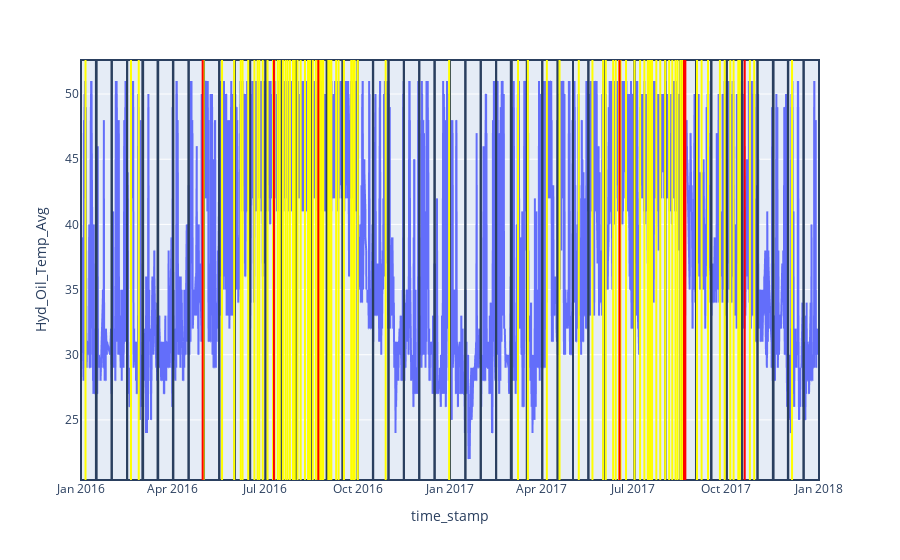

Source (notebook cell):
### Code cell
figures['T07']

### Figure 1 — Plotly figure (JSON) as saved in the notebook; plotly's stock layout.template omitted (floating-point values rounded to 4 significant figures; data arrays with more than 128 entries replaced by an {"elided": "..."} marker saying what was removed)
{"data": [{"hovertemplate": "time_stamp=%{x}<br>Hyd_Oil_Temp_Avg=%{y}<extra></extra>", "legendgroup": "", "line": {"color": "#636efa", "dash": "solid"}, "marker": {"symbol": "circle"}, "mode": "lines", "name": "", "showlegend": false, "type": "scattergl", "x": {"elided": "57541 str values"}, "xaxis": "x", "y": {"elided": "57541 int values"}, "yaxis": "y"}], "layout": {"legend": {"tracegroupgap": 0}, "margin": {"t": 60}, "shapes": [{"type": "rect", "x0": "2016-01-01T00:40:00+00:00", "x1": "2016-01-15T19:20:00+00:00", "xref": "x", "y0": 0, "y1": 1, "yref": "y domain"}, {"type": "rect", "x0": "2016-01-16T12:30:00+00:00", "x1": "2016-01-31T07:50:00+00:00", "xref": "x", "y0": 0, "y1": 1, "yref": "y domain"}, {"type": "rect", "x0": "2016-01-31T14:00:00+00:00", "x1": "2016-02-15T16:40:00+00:00", "xref": "x", "y0": 0, "y1": 1, "yref": "y domain"}, {"type": "rect", "x0": "2016-02-15T17:30:00+00:00", "x1": "2016-03-01T19:10:00+00:00", "xref": "x", "y0": 0, "y1": 1, "yref": "y domain"}, {"type": "rect", "x0": "2016-03-02T13:50:00+00:00", "x1": "2016-03-16T20:20:00+00:00", "xref": "x", "y0": 0, "y1": 1, "yref": "y domain"}, {"type": "rect", "x0": "2016-03-17T12:00:00+00:00", "x1": "2016-04-01T01:40:00+00:00", "xref": "x", "y0": 0, "y1": 1, "yref": "y domain"}, {"type": "rect", "x0": "2016-04-01T12:20:00+00:00", "x1": "2016-04-16T15:00:00+00:00", "xref": "x", "y0": 0, "y1": 1, "yref": "y domain"}, {"type": "rect", "x0": "2016-04-16T15:10:00+00:00", "x1": "2016-05-01T20:30:00+00:00", "xref": "x", "y0": 0, "y1": 1, "yref": "y domain"}, {"type": "rect", "x0": "2016-05-01T20:40:00+00:00", "x1": "2016-05-16T19:50:00+00:00", "xref": "x", "y0": 0, "y1": 1, "yref": "y domain"}, {"type": "rect", "x0": "2016-05-17T02:10:00+00:00", "x1": "2016-06-01T07:20:00+00:00", "xref": "x", "y0": 0, "y1": 1, "yref": "y domain"}, {"type": "rect", "x0": "2016-06-01T07:30:00+00:00", "x1": "2016-06-16T12:50:00+00:00", "xref": "x", "y0": 0, "y1": 1, "yref": "y domain"}, {"type": "rect", "x0": "2016-06-16T13:00:00+00:00", "x1": "2016-07-01T18:20:00+00:00", "xref": "x", "y0": 0, "y1": 1, "yref": "y domain"}, {"type": "rect", "x0": "2016-07-01T18:30:00+00:00", "x1": "2016-07-16T23:50:00+00:00", "xref": "x", "y0": 0, "y1": 1, "yref": "y domain"}, {"type": "rect", "x0": "2016-07-17T00:00:00+00:00", "x1": "2016-07-31T23:10:00+00:00", "xref": "x", "y0": 0, "y1": 1, "yref": "y domain"}, {"type": "rect", "x0": "2016-08-01T13:30:00+00:00", "x1": "2016-08-16T07:20:00+00:00", "xref": "x", "y0": 0, "y1": 1, "yref": "y domain"}, {"type": "rect", "x0": "2016-08-16T15:30:00+00:00", "x1": "2016-08-31T07:10:00+00:00", "xref": "x", "y0": 0, "y1": 1, "yref": "y domain"}, {"type": "rect", "x0": "2016-09-01T00:10:00+00:00", "x1": "2016-09-15T21:10:00+00:00", "xref": "x", "y0": 0, "y1": 1, "yref": "y domain"}, {"type": "rect", "x0": "2016-09-16T16:20:00+00:00", "x1": "2016-10-01T03:20:00+00:00", "xref": "x", "y0": 0, "y1": 1, "yref": "y domain"}, {"type": "rect", "x0": "2016-10-01T03:30:00+00:00", "x1": "2016-10-16T03:20:00+00:00", "xref": "x", "y0": 0, "y1": 1, "yref": "y domain"}, {"type": "rect", "x0": "2016-10-16T11:00:00+00:00", "x1": "2016-10-31T14:10:00+00:00", "xref": "x", "y0": 0, "y1": 1, "yref": "y domain"}, {"type": "rect", "x0": "2016-10-31T14:20:00+00:00", "x1": "2016-11-15T19:40:00+00:00", "xref": "x", "y0": 0, "y1": 1, "yref": "y domain"}, {"type": "rect", "x0": "2016-11-15T19:50:00+00:00", "x1": "2016-12-01T01:10:00+00:00", "xref": "x", "y0": 0, "y1": 1, "yref": "y domain"}, {"type": "rect", "x0": "2016-12-01T01:20:00+00:00", "x1": "2016-12-16T04:00:00+00:00", "xref": "x", "y0": 0, "y1": 1, "yref": "y domain"}, {"type": "rect", "x0": "2016-12-16T08:40:00+00:00", "x1": "2016-12-31T12:10:00+00:00", "xref": "x", "y0": 0, "y1": 1, "yref": "y domain"}, {"type": "rect", "x0": "2016-12-31T12:20:00+00:00", "x1": "2017-01-15T17:40:00+00:00", "xref": "x", "y0": 0, "y1": 1, "yref": "y domain"}, {"type": "rect", "x0": "2017-01-15T17:50:00+00:00", "x1": "2017-01-30T23:00:00+00:00", "xref": "x", "y0": 0, "y1": 1, "yref": "y domain"}, {"type": "rect", "x0": "2017-01-31T00:00:00+00:00", "x1": "2017-02-15T04:40:00+00:00", "xref": "x", "y0": 0, "y1": 1, "yref": "y domain"}, {"type": "rect", "x0": "2017-02-15T04:50:00+00:00", "x1": "2017-03-01T17:40:00+00:00", "xref": "x", "y0": 0, "y1": 1, "yref": "y domain"}, {"type": "rect", "x0": "2017-03-02T17:20:00+00:00", "x1": "2017-03-17T15:30:00+00:00", "xref": "x", "y0": 0, "y1": 1, "yref": "y domain"}, {"type": "rect", "x0": "2017-03-17T15:40:00+00:00", "x1": "2017-04-01T21:00:00+00:00", "xref": "x", "y0": 0, "y1": 1, "yref": "y domain"}, {"type": "rect", "x0": "2017-04-01T21:10:00+00:00", "x1": "2017-04-17T02:30:00+00:00", "xref": "x", "y0": 0, "y1": 1, "yref": "y domain"}, {"type": "rect", "x0": "2017-04-17T02:40:00+00:00", "x1": "2017-05-02T08:00:00+00:00", "xref": "x", "y0": 0, "y1": 1, "yref": "y domain"}, {"type": "rect", "x0": "2017-05-02T08:10:00+00:00", "x1": "2017-05-17T13:30:00+00:00", "xref": "x", "y0": 0, "y1": 1, "yref": "y domain"}, {"type": "rect", "x0": "2017-05-17T13:40:00+00:00", "x1": "2017-06-01T19:00:00+00:00", "xref": "x", "y0": 0, "y1": 1, "yref": "y domain"}, {"type": "rect", "x0": "2017-06-01T19:10:00+00:00", "x1": "2017-06-17T00:30:00+00:00", "xref": "x", "y0": 0, "y1": 1, "yref": "y domain"}, {"type": "rect", "x0": "2017-06-17T00:40:00+00:00", "x1": "2017-07-02T06:00:00+00:00", "xref": "x", "y0": 0, "y1": 1, "yref": "y domain"}, {"type": "rect", "x0": "2017-07-02T06:10:00+00:00", "x1": "2017-07-17T11:30:00+00:00", "xref": "x", "y0": 0, "y1": 1, "yref": "y domain"}, {"type": "rect", "x0": "2017-07-17T11:40:00+00:00", "x1": "2017-08-01T17:00:00+00:00", "xref": "x", "y0": 0, "y1": 1, "yref": "y domain"}, {"type": "rect", "x0": "2017-08-01T17:30:00+00:00", "x1": "2017-08-16T20:20:00+00:00", "xref": "x", "y0": 0, "y1": 1, "yref": "y domain"}, {"type": "rect", "x0": "2017-08-17T04:20:00+00:00", "x1": "2017-09-01T03:50:00+00:00", "xref": "x", "y0": 0, "y1": 1, "yref": "y domain"}, {"type": "rect", "x0": "2017-09-01T04:00:00+00:00", "x1": "2017-09-16T03:00:00+00:00", "xref": "x", "y0": 0, "y1": 1, "yref": "y domain"}, {"type": "rect", "x0": "2017-09-16T11:20:00+00:00", "x1": "2017-10-01T14:50:00+00:00", "xref": "x", "y0": 0, "y1": 1, "yref": "y domain"}, {"type": "rect", "x0": "2017-10-01T15:00:00+00:00", "x1": "2017-10-16T20:20:00+00:00", "xref": "x", "y0": 0, "y1": 1, "yref": "y domain"}, {"type": "rect", "x0": "2017-10-16T20:30:00+00:00", "x1": "2017-11-01T01:50:00+00:00", "xref": "x", "y0": 0, "y1": 1, "yref": "y domain"}, {"type": "rect", "x0": "2017-11-01T02:00:00+00:00", "x1": "2017-11-16T07:20:00+00:00", "xref": "x", "y0": 0, "y1": 1, "yref": "y domain"}, {"type": "rect", "x0": "2017-11-16T23:50:00+00:00", "x1": "2017-12-01T04:10:00+00:00", "xref": "x", "y0": 0, "y1": 1, "yref": "y domain"}, {"type": "rect", "x0": "2017-12-01T13:10:00+00:00", "x1": "2017-12-16T18:20:00+00:00", "xref": "x", "y0": 0, "y1": 1, "yref": "y domain"}, {"type": "rect", "x0": "2017-12-16T18:30:00+00:00", "x1": "2017-12-31T23:50:00+00:00", "xref": "x", "y0": 0, "y1": 1, "yref": "y domain"}, {"line": {"color": "yellow"}, "type": "line", "x0": "2016-01-05T12:00:00+00:00", "x1": "2016-01-05T12:00:00+00:00", "xref": "x", "y0": 0, "y1": 1, "yref": "y domain"}, {"line": {"color": "yellow"}, "type": "line", "x0": "2016-02-19T12:50:00+00:00", "x1": "2016-02-19T12:50:00+00:00", "xref": "x", "y0": 0, "y1": 1, "yref": "y domain"}, {"line": {"color": "yellow"}, "type": "line", "x0": "2016-02-27T05:40:00+00:00", "x1": "2016-02-27T05:40:00+00:00", "xref": "x", "y0": 0, "y1": 1, "yref": "y domain"}, {"line": {"color": "yellow"}, "type": "line", "x0": "2016-05-01T10:10:00+00:00", "x1": "2016-05-01T10:10:00+00:00", "xref": "x", "y0": 0, "y1": 1, "yref": "y domain"}, {"line": {"color": "yellow"}, "type": "line", "x0": "2016-05-19T17:20:00+00:00", "x1": "2016-05-19T17:20:00+00:00", "xref": "x", "y0": 0, "y1": 1, "yref": "y domain"}, {"line": {"color": "yellow"}, "type": "line", "x0": "2016-05-31T17:20:00+00:00", "x1": "2016-05-31T17:20:00+00:00", "xref": "x", "y0": 0, "y1": 1, "yref": "y domain"}, {"line": {"color": "yellow"}, "type": "line", "x0": "2016-06-07T06:20:00+00:00", "x1": "2016-06-07T06:20:00+00:00", "xref": "x", "y0": 0, "y1": 1, "yref": "y domain"}, {"line": {"color": "yellow"}, "type": "line", "x0": "2016-06-09T01:10:00+00:00", "x1": "2016-06-09T01:10:00+00:00", "xref": "x", "y0": 0, "y1": 1, "yref": "y domain"}, {"line": {"color": "yellow"}, "type": "line", "x0": "2016-06-14T15:10:00+00:00", "x1": "2016-06-14T15:10:00+00:00", "xref": "x", "y0": 0, "y1": 1, "yref": "y domain"}, {"line": {"color": "yellow"}, "type": "line", "x0": "2016-06-20T18:40:00+00:00", "x1": "2016-06-20T18:40:00+00:00", "xref": "x", "y0": 0, "y1": 1, "yref": "y domain"}, {"line": {"color": "yellow"}, "type": "line", "x0": "2016-06-23T22:10:00+00:00", "x1": "2016-06-23T22:10:00+00:00", "xref": "x", "y0": 0, "y1": 1, "yref": "y domain"}, {"line": {"color": "yellow"}, "type": "line", "x0": "2016-06-25T15:40:00+00:00", "x1": "2016-06-25T15:40:00+00:00", "xref": "x", "y0": 0, "y1": 1, "yref": "y domain"}, {"line": {"color": "yellow"}, "type": "line", "x0": "2016-06-29T01:20:00+00:00", "x1": "2016-06-29T01:20:00+00:00", "xref": "x", "y0": 0, "y1": 1, "yref": "y domain"}, {"line": {"color": "yellow"}, "type": "line", "x0": "2016-07-03T19:40:00+00:00", "x1": "2016-07-03T19:40:00+00:00", "xref": "x", "y0": 0, "y1": 1, "yref": "y domain"}, {"line": {"color": "yellow"}, "type": "line", "x0": "2016-07-09T06:20:00+00:00", "x1": "2016-07-09T06:20:00+00:00", "xref": "x", "y0": 0, "y1": 1, "yref": "y domain"}, {"line": {"color": "yellow"}, "type": "line", "x0": "2016-07-10T17:30:00+00:00", "x1": "2016-07-10T17:30:00+00:00", "xref": "x", "y0": 0, "y1": 1, "yref": "y domain"}, {"line": {"color": "yellow"}, "type": "line", "x0": "2016-07-13T22:50:00+00:00", "x1": "2016-07-13T22:50:00+00:00", "xref": "x", "y0": 0, "y1": 1, "yref": "y domain"}, {"line": {"color": "yellow"}, "type": "line", "x0": "2016-07-15T21:50:00+00:00", "x1": "2016-07-15T21:50:00+00:00", "xref": "x", "y0": 0, "y1": 1, "yref": "y domain"}, {"line": {"color": "yellow"}, "type": "line", "x0": "2016-07-19T00:50:00+00:00", "x1": "2016-07-19T00:50:00+00:00", "xref": "x", "y0": 0, "y1": 1, "yref": "y domain"}, {"line": {"color": "yellow"}, "type": "line", "x0": "2016-07-21T14:10:00+00:00", "x1": "2016-07-21T14:10:00+00:00", "xref": "x", "y0": 0, "y1": 1, "yref": "y domain"}, {"line": {"color": "yellow"}, "type": "line", "x0": "2016-07-23T13:50:00+00:00", "x1": "2016-07-23T13:50:00+00:00", "xref": "x", "y0": 0, "y1": 1, "yref": "y domain"}, {"line": {"color": "yellow"}, "type": "line", "x0": "2016-07-25T23:00:00+00:00", "x1": "2016-07-25T23:00:00+00:00", "xref": "x", "y0": 0, "y1": 1, "yref": "y domain"}, {"line": {"color": "yellow"}, "type": "line", "x0": "2016-07-28T23:40:00+00:00", "x1": "2016-07-28T23:40:00+00:00", "xref": "x", "y0": 0, "y1": 1, "yref": "y domain"}, {"line": {"color": "yellow"}, "type": "line", "x0": "2016-07-30T18:10:00+00:00", "x1": "2016-07-30T18:10:00+00:00", "xref": "x", "y0": 0, "y1": 1, "yref": "y domain"}, {"line": {"color": "yellow"}, "type": "line", "x0": "2016-08-02T12:10:00+00:00", "x1": "2016-08-02T12:10:00+00:00", "xref": "x", "y0": 0, "y1": 1, "yref": "y domain"}, {"line": {"color": "yellow"}, "type": "line", "x0": "2016-08-05T14:20:00+00:00", "x1": "2016-08-05T14:20:00+00:00", "xref": "x", "y0": 0, "y1": 1, "yref": "y domain"}, {"line": {"color": "yellow"}, "type": "line", "x0": "2016-08-09T20:50:00+00:00", "x1": "2016-08-09T20:50:00+00:00", "xref": "x", "y0": 0, "y1": 1, "yref": "y domain"}, {"line": {"color": "yellow"}, "type": "line", "x0": "2016-08-12T21:20:00+00:00", "x1": "2016-08-12T21:20:00+00:00", "xref": "x", "y0": 0, "y1": 1, "yref": "y domain"}, {"line": {"color": "yellow"}, "type": "line", "x0": "2016-08-14T19:50:00+00:00", "x1": "2016-08-14T19:50:00+00:00", "xref": "x", "y0": 0, "y1": 1, "yref": "y domain"}, {"line": {"color": "yellow"}, "type": "line", "x0": "2016-08-17T14:40:00+00:00", "x1": "2016-08-17T14:40:00+00:00", "xref": "x", "y0": 0, "y1": 1, "yref": "y domain"}, {"line": {"color": "yellow"}, "type": "line", "x0": "2016-08-20T15:20:00+00:00", "x1": "2016-08-20T15:20:00+00:00", "xref": "x", "y0": 0, "y1": 1, "yref": "y domain"}, {"line": {"color": "yellow"}, "type": "line", "x0": "2016-08-22T19:00:00+00:00", "x1": "2016-08-22T19:00:00+00:00", "xref": "x", "y0": 0, "y1": 1, "yref": "y domain"}, {"line": {"color": "yellow"}, "type": "line", "x0": "2016-08-23T23:40:00+00:00", "x1": "2016-08-23T23:40:00+00:00", "xref": "x", "y0": 0, "y1": 1, "yref": "y domain"}, {"line": {"color": "yellow"}, "type": "line", "x0": "2016-08-25T12:10:00+00:00", "x1": "2016-08-25T12:10:00+00:00", "xref": "x", "y0": 0, "y1": 1, "yref": "y domain"}, {"line": {"color": "yellow"}, "type": "line", "x0": "2016-08-26T21:20:00+00:00", "x1": "2016-08-26T21:20:00+00:00", "xref": "x", "y0": 0, "y1": 1, "yref": "y domain"}, {"line": {"color": "yellow"}, "type": "line", "x0": "2016-08-27T23:10:00+00:00", "x1": "2016-08-27T23:10:00+00:00", "xref": "x", "y0": 0, "y1": 1, "yref": "y domain"}, {"line": {"color": "yellow"}, "type": "line", "x0": "2016-09-01T23:50:00+00:00", "x1": "2016-09-01T23:50:00+00:00", "xref": "x", "y0": 0, "y1": 1, "yref": "y domain"}, {"line": {"color": "yellow"}, "type": "line", "x0": "2016-09-03T13:30:00+00:00", "x1": "2016-09-03T13:30:00+00:00", "xref": "x", "y0": 0, "y1": 1, "yref": "y domain"}, {"line": {"color": "yellow"}, "type": "line", "x0": "2016-09-04T23:30:00+00:00", "x1": "2016-09-04T23:30:00+00:00", "xref": "x", "y0": 0, "y1": 1, "yref": "y domain"}, {"line": {"color": "yellow"}, "type": "line", "x0": "2016-09-09T17:50:00+00:00", "x1": "2016-09-09T17:50:00+00:00", "xref": "x", "y0": 0, "y1": 1, "yref": "y domain"}, {"line": {"color": "yellow"}, "type": "line", "x0": "2016-09-12T03:50:00+00:00", "x1": "2016-09-12T03:50:00+00:00", "xref": "x", "y0": 0, "y1": 1, "yref": "y domain"}, {"line": {"color": "yellow"}, "type": "line", "x0": "2016-09-17T10:30:00+00:00", "x1": "2016-09-17T10:30:00+00:00", "xref": "x", "y0": 0, "y1": 1, "yref": "y domain"}, {"line": {"color": "yellow"}, "type": "line", "x0": "2016-09-24T16:00:00+00:00", "x1": "2016-09-24T16:00:00+00:00", "xref": "x", "y0": 0, "y1": 1, "yref": "y domain"}, {"line": {"color": "yellow"}, "type": "line", "x0": "2016-09-26T12:50:00+00:00", "x1": "2016-09-26T12:50:00+00:00", "xref": "x", "y0": 0, "y1": 1, "yref": "y domain"}, {"line": {"color": "yellow"}, "type": "line", "x0": "2016-09-28T01:50:00+00:00", "x1": "2016-09-28T01:50:00+00:00", "xref": "x", "y0": 0, "y1": 1, "yref": "y domain"}, {"line": {"color": "yellow"}, "type": "line", "x0": "2016-10-01T04:50:00+00:00", "x1": "2016-10-01T04:50:00+00:00", "xref": "x", "y0": 0, "y1": 1, "yref": "y domain"}, {"line": {"color": "yellow"}, "type": "line", "x0": "2016-10-28T19:10:00+00:00", "x1": "2016-10-28T19:10:00+00:00", "xref": "x", "y0": 0, "y1": 1, "yref": "y domain"}, {"line": {"color": "yellow"}, "type": "line", "x0": "2016-12-30T15:30:00+00:00", "x1": "2016-12-30T15:30:00+00:00", "xref": "x", "y0": 0, "y1": 1, "yref": "y domain"}, {"line": {"color": "yellow"}, "type": "line", "x0": "2017-03-08T21:30:00+00:00", "x1": "2017-03-08T21:30:00+00:00", "xref": "x", "y0": 0, "y1": 1, "yref": "y domain"}, {"line": {"color": "yellow"}, "type": "line", "x0": "2017-03-18T16:10:00+00:00", "x1": "2017-03-18T16:10:00+00:00", "xref": "x", "y0": 0, "y1": 1, "yref": "y domain"}, {"line": {"color": "yellow"}, "type": "line", "x0": "2017-04-06T10:40:00+00:00", "x1": "2017-04-06T10:40:00+00:00", "xref": "x", "y0": 0, "y1": 1, "yref": "y domain"}, {"line": {"color": "yellow"}, "type": "line", "x0": "2017-04-19T00:20:00+00:00", "x1": "2017-04-19T00:20:00+00:00", "xref": "x", "y0": 0, "y1": 1, "yref": "y domain"}, {"line": {"color": "yellow"}, "type": "line", "x0": "2017-05-08T01:30:00+00:00", "x1": "2017-05-08T01:30:00+00:00", "xref": "x", "y0": 0, "y1": 1, "yref": "y domain"}, {"line": {"color": "yellow"}, "type": "line", "x0": "2017-05-21T14:10:00+00:00", "x1": "2017-05-21T14:10:00+00:00", "xref": "x", "y0": 0, "y1": 1, "yref": "y domain"}, {"line": {"color": "yellow"}, "type": "line", "x0": "2017-06-01T03:20:00+00:00", "x1": "2017-06-01T03:20:00+00:00", "xref": "x", "y0": 0, "y1": 1, "yref": "y domain"}, {"line": {"color": "yellow"}, "type": "line", "x0": "2017-06-03T18:50:00+00:00", "x1": "2017-06-03T18:50:00+00:00", "xref": "x", "y0": 0, "y1": 1, "yref": "y domain"}, {"line": {"color": "yellow"}, "type": "line", "x0": "2017-06-11T02:00:00+00:00", "x1": "2017-06-11T02:00:00+00:00", "xref": "x", "y0": 0, "y1": 1, "yref": "y domain"}, {"line": {"color": "yellow"}, "type": "line", "x0": "2017-06-13T15:30:00+00:00", "x1": "2017-06-13T15:30:00+00:00", "xref": "x", "y0": 0, "y1": 1, "yref": "y domain"}, {"line": {"color": "yellow"}, "type": "line", "x0": "2017-06-16T22:00:00+00:00", "x1": "2017-06-16T22:00:00+00:00", "xref": "x", "y0": 0, "y1": 1, "yref": "y domain"}, {"line": {"color": "yellow"}, "type": "line", "x0": "2017-06-18T10:00:00+00:00", "x1": "2017-06-18T10:00:00+00:00", "xref": "x", "y0": 0, "y1": 1, "yref": "y domain"}, {"line": {"color": "yellow"}, "type": "line", "x0": "2017-06-23T20:40:00+00:00", "x1": "2017-06-23T20:40:00+00:00", "xref": "x", "y0": 0, "y1": 1, "yref": "y domain"}, {"line": {"color": "yellow"}, "type": "line", "x0": "2017-07-02T06:50:00+00:00", "x1": "2017-07-02T06:50:00+00:00", "xref": "x", "y0": 0, "y1": 1, "yref": "y domain"}, {"line": {"color": "yellow"}, "type": "line", "x0": "2017-07-07T19:00:00+00:00", "x1": "2017-07-07T19:00:00+00:00", "xref": "x", "y0": 0, "y1": 1, "yref": "y domain"}, {"line": {"color": "yellow"}, "type": "line", "x0": "2017-07-12T00:20:00+00:00", "x1": "2017-07-12T00:20:00+00:00", "xref": "x", "y0": 0, "y1": 1, "yref": "y domain"}, {"line": {"color": "yellow"}, "type": "line", "x0": "2017-07-15T10:20:00+00:00", "x1": "2017-07-15T10:20:00+00:00", "xref": "x", "y0": 0, "y1": 1, "yref": "y domain"}, {"line": {"color": "yellow"}, "type": "line", "x0": "2017-07-16T22:20:00+00:00", "x1": "2017-07-16T22:20:00+00:00", "xref": "x", "y0": 0, "y1": 1, "yref": "y domain"}, {"line": {"color": "yellow"}, "type": "line", "x0": "2017-07-17T21:10:00+00:00", "x1": "2017-07-17T21:10:00+00:00", "xref": "x", "y0": 0, "y1": 1, "yref": "y domain"}, {"line": {"color": "yellow"}, "type": "line", "x0": "2017-07-19T15:10:00+00:00", "x1": "2017-07-19T15:10:00+00:00", "xref": "x", "y0": 0, "y1": 1, "yref": "y domain"}, {"line": {"color": "yellow"}, "type": "line", "x0": "2017-07-23T20:30:00+00:00", "x1": "2017-07-23T20:30:00+00:00", "xref": "x", "y0": 0, "y1": 1, "yref": "y domain"}, {"line": {"color": "yellow"}, "type": "line", "x0": "2017-07-27T18:10:00+00:00", "x1": "2017-07-27T18:10:00+00:00", "xref": "x", "y0": 0, "y1": 1, "yref": "y domain"}, {"line": {"color": "yellow"}, "type": "line", "x0": "2017-08-01T14:30:00+00:00", "x1": "2017-08-01T14:30:00+00:00", "xref": "x", "y0": 0, "y1": 1, "yref": "y domain"}, {"line": {"color": "yellow"}, "type": "line", "x0": "2017-08-05T13:50:00+00:00", "x1": "2017-08-05T13:50:00+00:00", "xref": "x", "y0": 0, "y1": 1, "yref": "y domain"}, {"line": {"color": "yellow"}, "type": "line", "x0": "2017-08-08T16:10:00+00:00", "x1": "2017-08-08T16:10:00+00:00", "xref": "x", "y0": 0, "y1": 1, "yref": "y domain"}, {"line": {"color": "yellow"}, "type": "line", "x0": "2017-08-11T21:00:00+00:00", "x1": "2017-08-11T21:00:00+00:00", "xref": "x", "y0": 0, "y1": 1, "yref": "y domain"}, {"line": {"color": "yellow"}, "type": "line", "x0": "2017-08-13T21:00:00+00:00", "x1": "2017-08-13T21:00:00+00:00", "xref": "x", "y0": 0, "y1": 1, "yref": "y domain"}, {"line": {"color": "yellow"}, "type": "line", "x0": "2017-08-16T17:40:00+00:00", "x1": "2017-08-16T17:40:00+00:00", "xref": "x", "y0": 0, "y1": 1, "yref": "y domain"}, {"line": {"color": "yellow"}, "type": "line", "x0": "2017-08-18T12:20:00+00:00", "x1": "2017-08-18T12:20:00+00:00", "xref": "x", "y0": 0, "y1": 1, "yref": "y domain"}, {"line": {"color": "yellow"}, "type": "line", "x0": "2017-08-20T16:30:00+00:00", "x1": "2017-08-20T16:30:00+00:00", "xref": "x", "y0": 0, "y1": 1, "yref": "y domain"}, {"line": {"color": "yellow"}, "type": "line", "x0": "2017-09-02T03:20:00+00:00", "x1": "2017-09-02T03:20:00+00:00", "xref": "x", "y0": 0, "y1": 1, "yref": "y domain"}, {"line": {"color": "yellow"}, "type": "line", "x0": "2017-09-06T17:40:00+00:00", "x1": "2017-09-06T17:40:00+00:00", "xref": "x", "y0": 0, "y1": 1, "yref": "y domain"}, {"line": {"color": "yellow"}, "type": "line", "x0": "2017-09-13T02:00:00+00:00", "x1": "2017-09-13T02:00:00+00:00", "xref": "x", "y0": 0, "y1": 1, "yref": "y domain"}, {"line": {"color": "yellow"}, "type": "line", "x0": "2017-09-24T20:30:00+00:00", "x1": "2017-09-24T20:30:00+00:00", "xref": "x", "y0": 0, "y1": 1, "yref": "y domain"}, {"line": {"color": "yellow"}, "type": "line", "x0": "2017-09-29T13:00:00+00:00", "x1": "2017-09-29T13:00:00+00:00", "xref": "x", "y0": 0, "y1": 1, "yref": "y domain"}, {"line": {"color": "yellow"}, "type": "line", "x0": "2017-10-05T03:30:00+00:00", "x1": "2017-10-05T03:30:00+00:00", "xref": "x", "y0": 0, "y1": 1, "yref": "y domain"}, {"line": {"color": "yellow"}, "type": "line", "x0": "2017-10-08T09:50:00+00:00", "x1": "2017-10-08T09:50:00+00:00", "xref": "x", "y0": 0, "y1": 1, "yref": "y domain"}, {"line": {"color": "yellow"}, "type": "line", "x0": "2017-10-13T01:20:00+00:00", "x1": "2017-10-13T01:20:00+00:00", "xref": "x", "y0": 0, "y1": 1, "yref": "y domain"}, {"line": {"color": "yellow"}, "type": "line", "x0": "2017-10-14T14:30:00+00:00", "x1": "2017-10-14T14:30:00+00:00", "xref": "x", "y0": 0, "y1": 1, "yref": "y domain"}, {"line": {"color": "yellow"}, "type": "line", "x0": "2017-10-24T12:40:00+00:00", "x1": "2017-10-24T12:40:00+00:00", "xref": "x", "y0": 0, "y1": 1, "yref": "y domain"}, {"line": {"color": "yellow"}, "type": "line", "x0": "2017-10-28T19:30:00+00:00", "x1": "2017-10-28T19:30:00+00:00", "xref": "x", "y0": 0, "y1": 1, "yref": "y domain"}, {"line": {"color": "yellow"}, "type": "line", "x0": "2017-12-05T06:50:00+00:00", "x1": "2017-12-05T06:50:00+00:00", "xref": "x", "y0": 0, "y1": 1, "yref": "y domain"}, {"line": {"color": "red"}, "type": "line", "x0": "2016-04-30T12:40:00+00:00", "x1": "2016-04-30T12:40:00+00:00", "xref": "x", "y0": 0, "y1": 1, "yref": "y domain"}, {"line": {"color": "red"}, "type": "line", "x0": "2016-07-10T03:50:00+00:00", "x1": "2016-07-10T03:50:00+00:00", "xref": "x", "y0": 0, "y1": 1, "yref": "y domain"}, {"line": {"color": "red"}, "type": "line", "x0": "2016-08-23T02:20:00+00:00", "x1": "2016-08-23T02:20:00+00:00", "xref": "x", "y0": 0, "y1": 1, "yref": "y domain"}, {"line": {"color": "red"}, "type": "line", "x0": "2017-06-17T11:40:00+00:00", "x1": "2017-06-17T11:40:00+00:00", "xref": "x", "y0": 0, "y1": 1, "yref": "y domain"}, {"line": {"color": "red"}, "type": "line", "x0": "2017-08-20T06:10:00+00:00", "x1": "2017-08-20T06:10:00+00:00", "xref": "x", "y0": 0, "y1": 1, "yref": "y domain"}, {"line": {"color": "red"}, "type": "line", "x0": "2017-08-21T14:50:00+00:00", "x1": "2017-08-21T14:50:00+00:00", "xref": "x", "y0": 0, "y1": 1, "yref": "y domain"}, {"line": {"color": "red"}, "type": "line", "x0": "2017-10-19T10:10:00+00:00", "x1": "2017-10-19T10:10:00+00:00", "xref": "x", "y0": 0, "y1": 1, "yref": "y domain"}], "xaxis": {"anchor": "y", "domain": [0, 1], "title": {"text": "time_stamp"}}, "yaxis": {"anchor": "x", "domain": [0, 1], "title": {"text": "Hyd_Oil_Temp_Avg"}}}}
